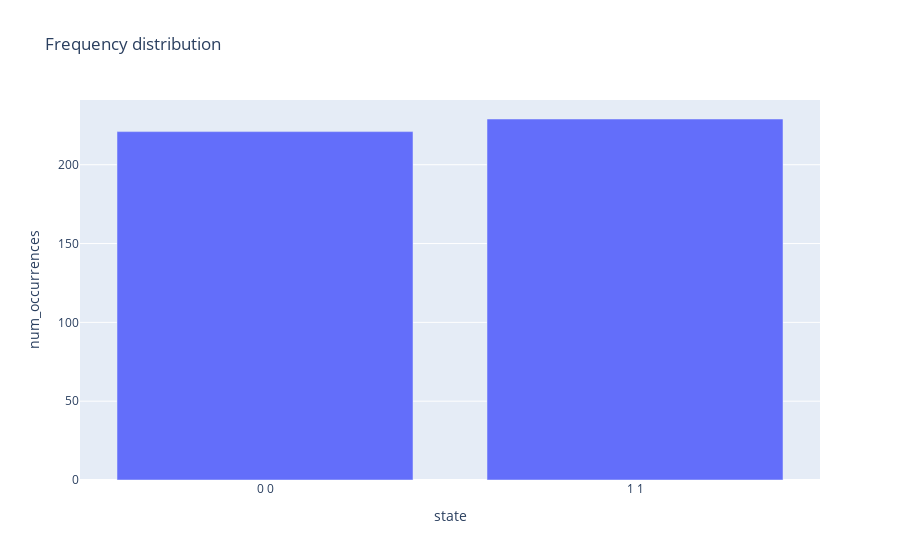

The notebook cell this image was saved under:
### Code cell
sampleset['state'] = sampleset.apply(lambda row: f"{int((row[0]+1)/2)} {int((row[1]+1)/2)}", axis=1)
px.bar(sampleset, x='state',y='num_occurrences', title='Frequency distribution')

### Figure 1 — Plotly figure (JSON) as saved in the notebook; plotly's stock layout.template omitted (floating-point values rounded to 4 significant figures)
{"data": [{"alignmentgroup": "True", "hovertemplate": "state=%{x}<br>num_occurrences=%{y}<extra></extra>", "legendgroup": "", "marker": {"color": "#636efa", "pattern": {"shape": ""}}, "name": "", "offsetgroup": "", "orientation": "v", "showlegend": false, "textposition": "auto", "type": "bar", "x": ["0 0", "1 1"], "xaxis": "x", "y": [221, 229], "yaxis": "y"}], "layout": {"barmode": "relative", "legend": {"tracegroupgap": 0}, "title": {"text": "Frequency distribution"}, "xaxis": {"anchor": "y", "domain": [0, 1], "title": {"text": "state"}}, "yaxis": {"anchor": "x", "domain": [0, 1], "title": {"text": "num_occurrences"}}}}
